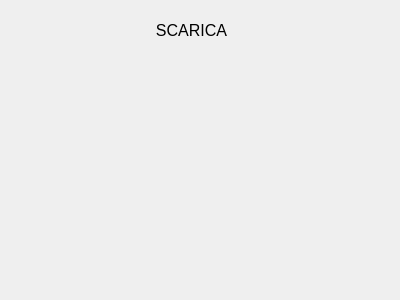
<?xml version="1.0" encoding="UTF-8"?>
<ui version="4.0">
 <class>Scarica</class>
 <widget class="QDialog" name="Scarica">
  <property name="geometry">
   <rect>
    <x>0</x>
    <y>0</y>
    <width>400</width>
    <height>300</height>
   </rect>
  </property>
  <property name="windowTitle">
   <string>Dialog</string>
  </property>
  <widget class="QLabel" name="label">
   <property name="geometry">
    <rect>
     <x>96</x>
     <y>20</y>
     <width>191</width>
     <height>20</height>
    </rect>
   </property>
   <property name="sizePolicy">
    <sizepolicy hsizetype="Preferred" vsizetype="Preferred">
     <horstretch>0</horstretch>
     <verstretch>0</verstretch>
    </sizepolicy>
   </property>
   <property name="font">
    <font>
     <pointsize>12</pointsize>
    </font>
   </property>
   <property name="text">
    <string>SCARICA</string>
   </property>
   <property name="alignment">
    <set>Qt::AlignCenter</set>
   </property>
  </widget>
 </widget>
 <resources/>
 <connections/>
</ui>
